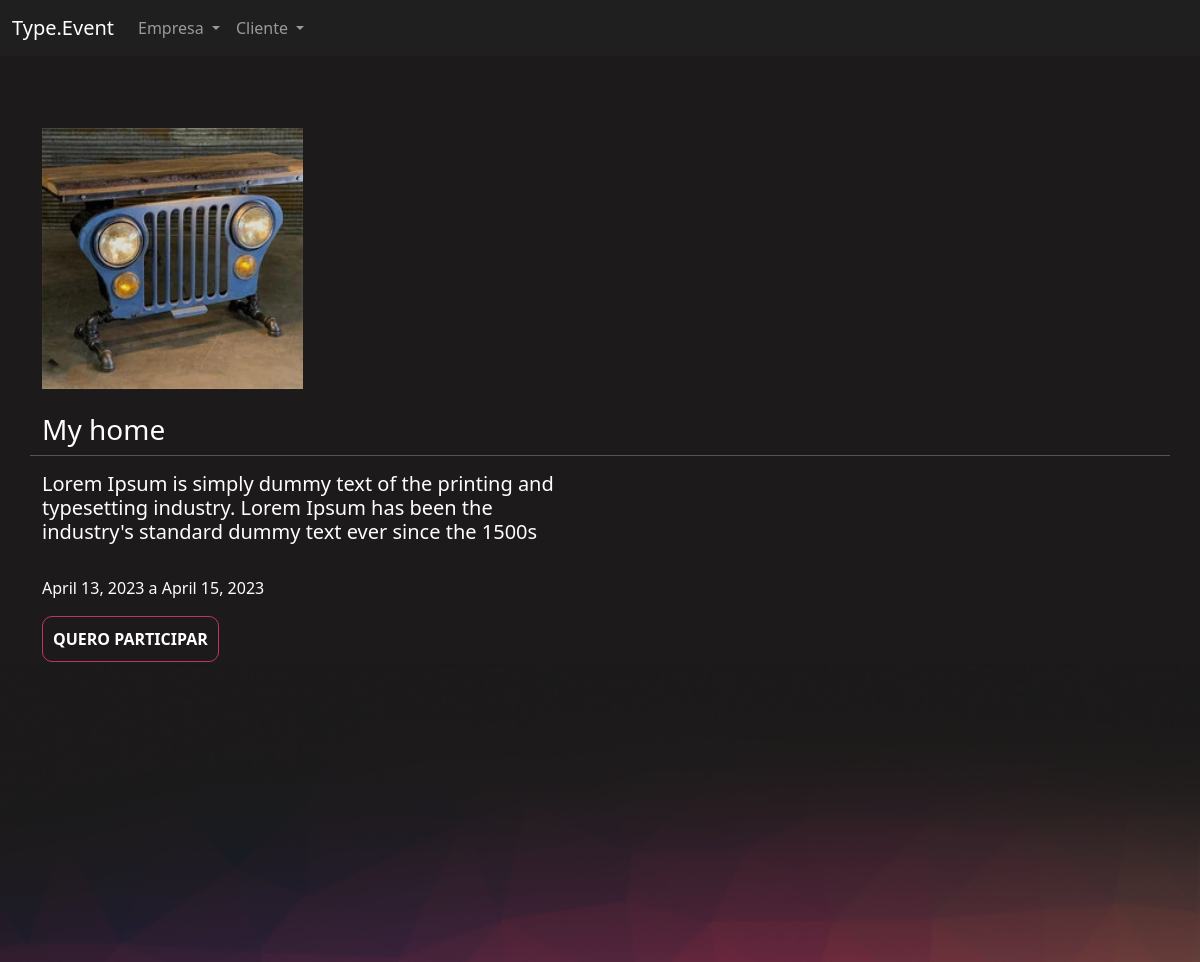
/eventos/inscrever_evento/2/ (signed in), run on the app's committed database.
### eventos/models.py (models this page shows, shortened)
class Evento(models.Model):
    criador = models.ForeignKey(User, on_delete=models.DO_NOTHING)
    nome = models.CharField(max_length=200)
    descricao = models.TextField()
    data_inicio = models.DateField()
    data_termino = models.DateField()
    carga_horaria = models.IntegerField()
    logo = models.FileField(upload_to="logos")
    participantes = models.ManyToManyField(User, related_name="evento_participante", blank=True)
    cor_principal = models.CharField(max_length=7)
    cor_secundaria = models.CharField(max_length=7)
    cor_fundo = models.CharField(max_length=7)

### eventos/views.py (the view)
# urls.py: path('inscrever_evento/<int:id>/', views.inscrever_evento, name="inscrever_evento"),
@login_required
def inscrever_evento(request, id):
    evento = get_object_or_404(Evento, id=id)
    if request.method == "GET":
        return render(request, 'inscrever_evento.html', {'evento': evento})
    elif request.method == "POST":
        evento.participantes.add(request.user)
        evento.save()
        messages.add_message(request, constants.SUCCESS, 'Inscrição com sucesso.')
        return redirect(reverse('inscrever_evento', kwargs={'id': id}))

### eventos/templates/inscrever_evento.html (shortened to what this page needs)
{% extends 'base/base_evento.html' %}
{% block 'conteudo' %}
<br>
<br>
<div class="container">
    <div class="row">
        <div class="col-md-3">
            <br>
            <img width="100%" src="{{evento.logo.url}}">
            <br>
            <br>
            <h3>{{evento.nome}}</h3>
        </div>
        <hr>
        <div class="col-md-6">
            <h5>Lorem Ipsum is simply dummy text of the printing and typesetting industry. Lorem Ipsum has been the
                industry's standard dummy text ever since the 1500s</h5>
            <br>
            <p>{{evento.data_inicio}} a {{evento.data_termino}}</p>
            {% if request.user in evento.participantes.all %}
                <input style="border-color: green;" type="submit" class="btn-principal" value="JÁ ESTÁ PARTICIPANDO" disabled>
            {% else%}
                <form action="{% url 'inscrever_evento' evento.id %}" method="POST">{% csrf_token %}
                    <input type="submit" class="btn-principal" value="QUERO PARTICIPAR">
                </form>
            {% endif %}
        </div>
    </div>
</div>
{% endblock %}

### templates/static/geral/css/base.css (style rules this page uses)
body { color: rgb(255, 254, 254) !important; }
:root { --main-color: #201F1F; --dark-color: #1C1A1A; --contrast-color: #BE375F; --differential-color: #ED8554; }

### templates/static/evento/css/evento.css (style rules this page uses)
body { background-color: #1C1A1A; }

### templates/static/usuarios/css/usuarios.css (style rules this page uses)
.btn-principal { background-color: transparent; border: 1px solid var(--contrast-color); color: white; padding: 10px; border-radius: 10px; font-weight: bold; }

### data on the page
Evento: logo (picture), nome "My home", data_inicio "April 13, 2023", data_termino "April 15, 2023"
